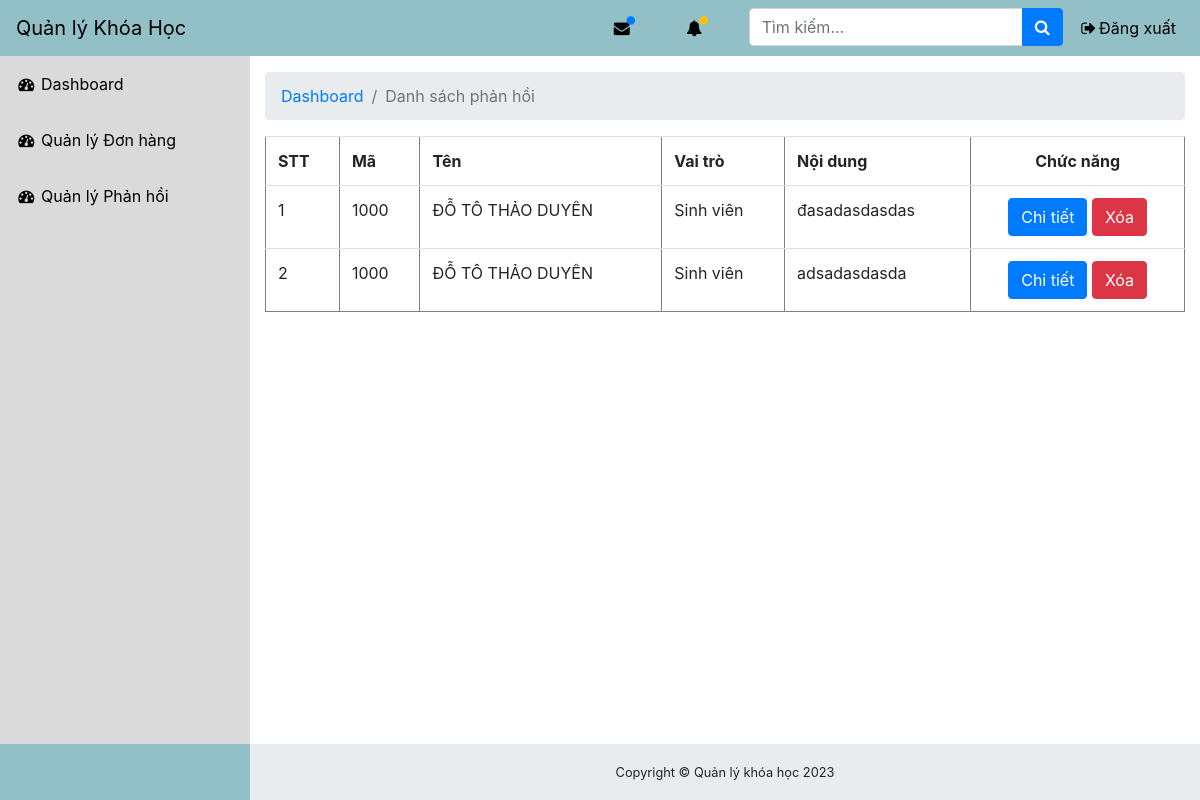
/index.php?action=listComment (signed in), run on an earlier commit of the app's database.
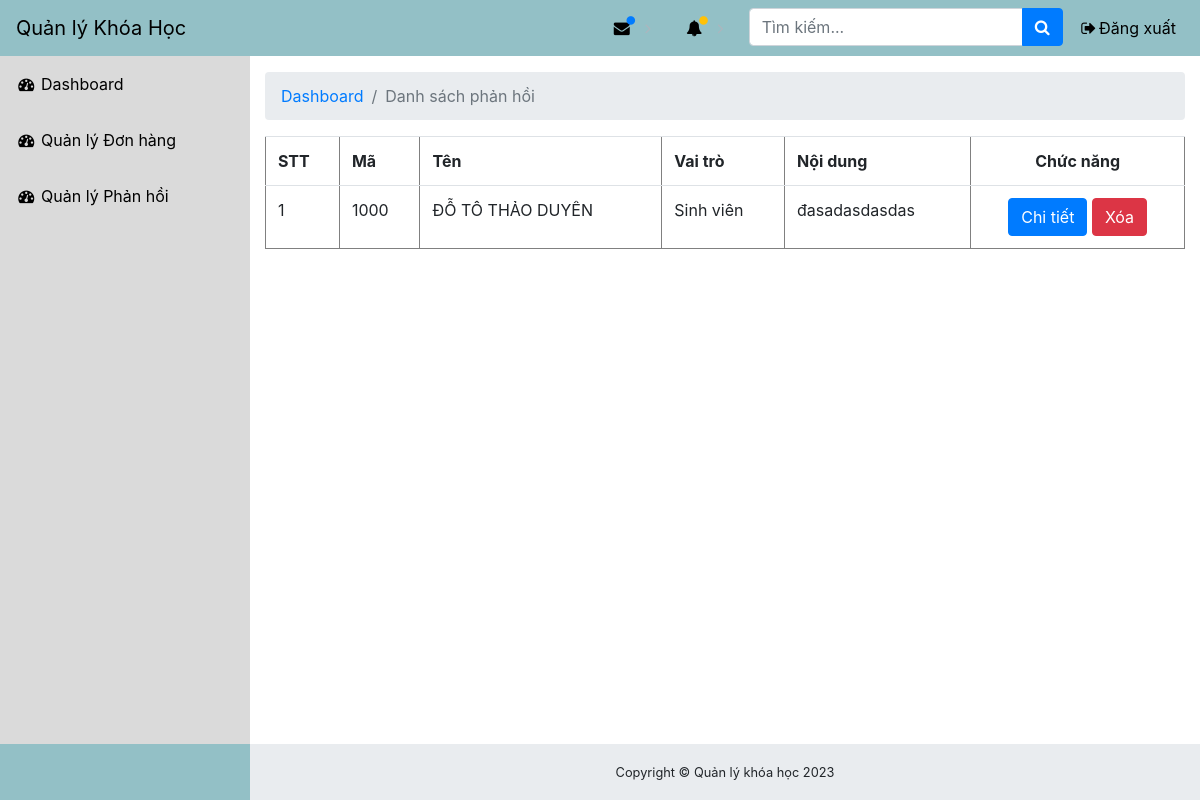
And on a later commit of the database.
### tables this page shows
CREATE TABLE `comments` (
  `id` bigint NOT NULL,
  `id_hv` varchar(10) DEFAULT NULL,
  `id_gv` varchar(10) DEFAULT NULL,
  `role` varchar(20) NOT NULL,
  `content` text NOT NULL,
  `created_at` timestamp NULL DEFAULT NULL,
  `updated_at` timestamp NULL DEFAULT NULL
);

CREATE TABLE `student` (
  `id_hv` varchar(10) NOT NULL,
  `name` text NOT NULL,
  `gender` text NOT NULL,
  `date _of_birth` date NOT NULL,
  `phone` varchar(10) NOT NULL,
  `address` text NOT NULL,
  `email` varchar(100) NOT NULL,
  `level` varchar(10) NOT NULL
);

### controllers/CommentController.php (called while the page is built, shortened)
<?php
class CommentController
{
    private $commentModel;
    public function __construct($commentModel, $replyModel)
    {
        $this->commentModel = $commentModel;
    }
    public function index($page = 1, $pageSize = 10)
    {
        try {
            $user_id = $_SESSION['user_id'];
            $role = $_SESSION['role'];
            $totalComments = $this->commentModel->getTotalCommentCount($user_id, $role);
            $totalPages = ceil($totalComments / $pageSize);
            $page = max(min($page, $totalPages), 1);
            $comments = $this->commentModel->getCommentsPerPage($page, $pageSize, $user_id, $role);
            include('views/admin/comment/index.php');
        } catch (Exception $e) {
            $_SESSION['message'] = 'Có lỗi xảy ra: ' . $e->getMessage();
            header('Location: ' . $_SERVER['HTTP_REFERER']);
        }
    }
}

### database/connection.php (called while the page is built, shortened)
<?php
class Database
{
    public function __construct()
    {
        $this->pdo = $this->getConnection();
    }
    public function getConnection()
    {
        $db = "qlkhoahoc";
        $host = "mysql";
        $dsn = "mysql:dbname=$db;host=$host";
        $user = 'root';
        $pass = 'root';
        try {
            $pdo = new PDO($dsn, $user, $pass);
            $pdo->setAttribute(PDO::ATTR_ERRMODE, PDO::ERRMODE_EXCEPTION);
            $this->pdo = $pdo;
            return $this->pdo;
        } catch (Exception $e) {
            die('Kết nối không thành công: ' . $e->getMessage());
        }
    }
}

### models/CommentModel.php (called while the page is built, shortened)
<?php
class CommentModel extends Database
{
    public function getCommentsPerPage($page, $pageSize, $userId = '', $role = '')
    {
        $offset = ($page - 1) * $pageSize;
        if ($role == 'HV') {
            $sql = "SELECT comments.*, student.name as studentName FROM comments
            INNER JOIN student ON comments.id_hv = student.id_hv
            WHERE comments.id_hv = :userID ORDER BY comments.id DESC
            LIMIT :offset, :pageSize ";
        } else if ($role == 'GV') {
            $sql = "SELECT comments.*, lecturer.name as lecturerName FROM comments
            INNER JOIN lecturer ON comments.id_gv = lecturer.id_gv
            WHERE comments.id_gv = :userID  ORDER BY comments.id DESC
            LIMIT :offset, :pageSize ";
        } else {
            $sql = "SELECT comments.*, student.name as studentName, lecturer.name as lecturerName FROM comments
            LEFT JOIN student ON comments.id_hv = student.id_hv
            LEFT JOIN lecturer ON comments.id_gv = lecturer.id_gv
            ORDER BY comments.id DESC
            LIMIT :offset, :pageSize ";
            $userId = null;
        }
        $stmt = $this->pdo->prepare($sql);
        $stmt->bindParam(':offset', $offset, PDO::PARAM_INT);
        $stmt->bindParam(':pageSize', $pageSize, PDO::PARAM_INT);
        $stmt->execute();
        return $stmt->fetchAll(PDO::FETCH_ASSOC);
    }
    public function getTotalCommentCount($userId = '', $role = '')
    {
        if ($role == 'HV') {
            $sql = "SELECT COUNT(*) as count FROM comments where id_hv=$userId";
        } else if ($role == 'GV') {
            $sql = "SELECT COUNT(*) as count FROM comments where id_gv=$userId";
        } else {
            $sql = "SELECT COUNT(*) as count FROM comments";
        }
        $stmt = $this->pdo->query($sql);
        return $stmt->fetch(PDO::FETCH_ASSOC)['count'];
    }
}

### views/admin/comment/index.php (the view, shortened to what this page needs)
<table border="1" class="table">
    <tr>
        <th>STT</th>
        <th>Mã</th>
        <th>Tên</th>
        <th>Vai trò</th>
        <th>Nội dung</th>
        <th class="text-center">Chức năng</th>
    </tr>
    <?php foreach ($comments as $index => $comment) : ?>
    <tr>
        <td><?php echo $index + 1; ?></td>
        <td><?php echo isset($comment['id_hv']) ? $comment['id_hv'] : $comment['id_gv']; ?></td>
        <td><?php echo isset($comment['studentName']) ? $comment['studentName'] : $comment['lecturerName']; ?></td>
        <td><?php echo isset($comment['id_gv']) ? 'Giảng viên' : 'Sinh viên'; ?></td>
        <td><?php echo $comment['content']; ?></td>
        <td class="text-center">
            <a href="index.php?action=readComment&id=<?php echo $comment['id']; ?>" class="btn btn-primary">Chi
                tiết</a>
            <a href="index.php?action=deleteComment&id=<?php echo $comment['id']; ?>" class="btn btn-danger">Xóa</a>
        </td>
    </tr>
    <?php endforeach; ?>
</table>
<?php
include('views/master_layout.php');

What changed in the data, as far as the page shows it:
removed comments: id_hv "1000", id_hv.name "ĐỖ TÔ THẢO DUYÊN", shows "Sinh viên", content "adsadasdasda"
